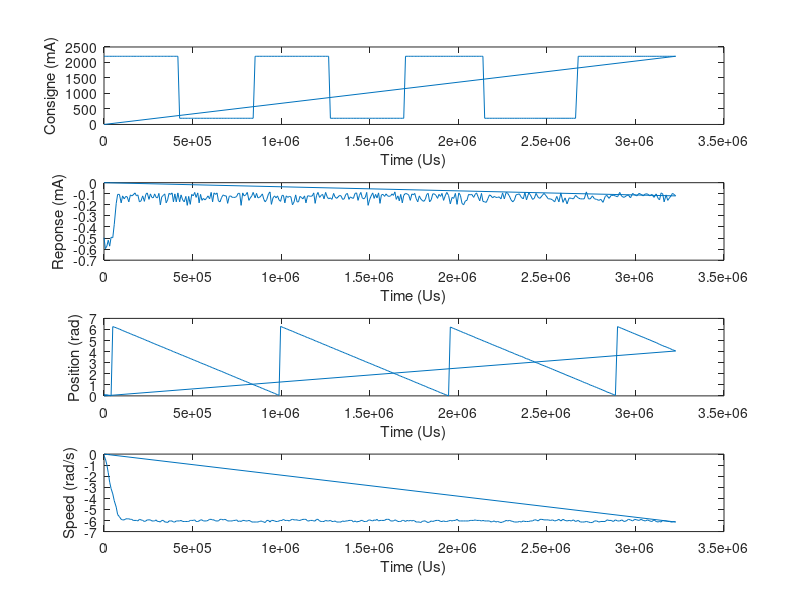

MATLAB code to generate this figure:
%Succeed to open USB2Dynamixel!
data=struct();
data.description_experience="Consigne de couple sinusoidale, avec asservissement";
data.values=zeros(10000,6);% Indices des colonnes de données
data.col_time=1;
data.col_position=2;
data.col_vitesse=3;
data.col_current=4;
data.col_load=5;
data.col_consigne=6;
i=0;
%Press Enter key to continue!(press ESC and Enter to quit)

i=i+1;data.values(i,:)=[0,0.121214,-0.143807,-0.497129,2.680000,2200];
i=i+1;data.values(i,:)=[7996,0.112008,-0.431421,-0.596104,2.700000,2200];
i=i+1;data.values(i,:)=[16004,0.093596,-0.958713,-0.573610,2.800000,2200];
i=i+1;data.values(i,:)=[23993,0.070580,-1.677747,-0.519623,2.800000,2200];
i=i+1;data.values(i,:)=[32077,0.044496,-2.540589,-0.573610,2.800000,2200];
i=i+1;data.values(i,:)=[40007,0.007672,-3.115817,-0.492630,2.720000,2200];
i=i+1;data.values(i,:)=[49497,6.255567,-3.595174,-0.497129,2.940000,2200];
i=i+1;data.values(i,:)=[58000,6.208002,-4.218338,-0.375658,3.020000,2200];
i=i+1;data.values(i,:)=[69028,6.154299,-4.793564,-0.186704,2.750000,2200];
i=i+1;data.values(i,:)=[76992,6.086788,-5.464664,-0.105724,2.210000,2200];
i=i+1;data.values(i,:)=[86999,6.037688,-5.656406,-0.105724,2.010000,2200];
i=i+1;data.values(i,:)=[97000,5.965573,-5.896085,-0.182205,1.960000,2200];
i=i+1;data.values(i,:)=[105000,5.901131,-5.944021,-0.119221,1.960000,2200];
i=i+1;data.values(i,:)=[113997,5.845894,-5.944021,-0.146214,1.920000,2200];
i=i+1;data.values(i,:)=[122995,5.786054,-5.848149,-0.123720,1.920000,2200];
i=i+1;data.values(i,:)=[131004,5.729283,-5.848149,-0.128219,1.840000,2200];
i=i+1;data.values(i,:)=[139997,5.675581,-5.848149,-0.173208,1.880000,2200];
i=i+1;data.values(i,:)=[149048,5.615741,-5.896085,-0.110223,1.880000,2200];
i=i+1;data.values(i,:)=[156999,5.555901,-5.896085,-0.119221,1.840000,2200];
i=i+1;data.values(i,:)=[164999,5.500664,-5.991956,-0.110223,1.920000,2200];
i=i+1;data.values(i,:)=[174997,5.454633,-5.991956,-0.092227,1.920000,2200];
i=i+1;data.values(i,:)=[182995,5.385588,-5.991956,-0.119221,1.920000,2200];
i=i+1;data.values(i,:)=[191002,5.333419,-6.039892,-0.110223,1.920000,2200];
i=i+1;data.values(i,:)=[200001,5.276649,-5.896085,-0.173208,1.840000,2200];
i=i+1;data.values(i,:)=[209000,5.216808,-5.944021,-0.164210,1.840000,2200];
i=i+1;data.values(i,:)=[218388,5.161572,-5.991956,-0.119221,1.760000,2200];
i=i+1;data.values(i,:)=[227997,5.094060,-6.087827,-0.168709,1.880000,2200];
i=i+1;data.values(i,:)=[235996,5.031151,-6.039892,-0.105724,1.800000,2200];
i=i+1;data.values(i,:)=[243996,4.980518,-5.944021,-0.092227,1.800000,2200];
i=i+1;data.values(i,:)=[254003,4.926815,-5.944021,-0.150713,1.800000,2200];
i=i+1;data.values(i,:)=[261999,4.859303,-5.944021,-0.101225,1.800000,2200];
i=i+1;data.values(i,:)=[270000,4.805601,-6.039892,-0.132718,1.840000,2200];
i=i+1;data.values(i,:)=[277995,4.753433,-6.039892,-0.137216,1.840000,2200];
i=i+1;data.values(i,:)=[285997,4.698196,-6.039892,-0.101225,1.760000,2200];
i=i+1;data.values(i,:)=[293997,4.647563,-5.944021,-0.132718,1.760000,2200];
i=i+1;data.values(i,:)=[301992,4.595394,-6.087827,-0.137216,1.840000,2200];
i=i+1;data.values(i,:)=[309995,4.540158,-6.087827,-0.096726,1.840000,2200];
i=i+1;data.values(i,:)=[318010,4.486455,-6.135763,-0.200201,1.760000,2200];
i=i+1;data.values(i,:)=[325999,4.435822,-5.991956,-0.128219,1.760000,2200];
i=i+1;data.values(i,:)=[335040,4.383654,-5.991956,-0.114722,1.840000,2200];
i=i+1;data.values(i,:)=[342995,4.323813,-6.135763,-0.101225,1.840000,2200];
i=i+1;data.values(i,:)=[351001,4.270111,-6.135763,-0.182205,1.800000,2200];
i=i+1;data.values(i,:)=[359000,4.216409,-6.183698,-0.155212,1.710000,2200];
i=i+1;data.values(i,:)=[366994,4.165775,-6.039892,-0.096726,1.710000,2200];
i=i+1;data.values(i,:)=[375998,4.112072,-6.039892,-0.105724,1.710000,2200];
i=i+1;data.values(i,:)=[384379,4.050698,-6.039892,-0.092227,1.800000,2200];
i=i+1;data.values(i,:)=[391994,3.996996,-6.135763,-0.173208,1.800000,2200];
i=i+1;data.values(i,:)=[399998,3.941759,-6.135763,-0.101225,1.710000,2200];
i=i+1;data.values(i,:)=[407995,3.892660,-6.039892,-0.173208,1.710000,2200];
i=i+1;data.values(i,:)=[416992,3.838957,-6.039892,-0.092227,1.760000,2200];
i=i+1;data.values(i,:)=[426995,3.760705,-6.039892,-0.173208,1.710000,200];
i=i+1;data.values(i,:)=[434994,3.713140,-5.991956,-0.110223,1.710000,200];
i=i+1;data.values(i,:)=[443993,3.657903,-6.087827,-0.155212,1.760000,200];
i=i+1;data.values(i,:)=[452992,3.599598,-6.087827,-0.173208,1.800000,200];
i=i+1;data.values(i,:)=[461998,3.539758,-6.087827,-0.123720,1.760000,200];
i=i+1;data.values(i,:)=[469998,3.486056,-6.087827,-0.204700,1.880000,200];
i=i+1;data.values(i,:)=[477998,3.433887,-6.087827,-0.123720,1.840000,200];
i=i+1;data.values(i,:)=[487012,3.377116,-5.991956,-0.195702,1.800000,200];
i=i+1;data.values(i,:)=[495013,3.317276,-5.991956,-0.105724,1.760000,200];
i=i+1;data.values(i,:)=[504007,3.263574,-5.991956,-0.119221,1.800000,200];
i=i+1;data.values(i,:)=[511997,3.203734,-5.944021,-0.087729,1.760000,200];
i=i+1;data.values(i,:)=[519993,3.154635,-6.087827,-0.132718,1.840000,200];
i=i+1;data.values(i,:)=[529239,3.100932,-6.087827,-0.092227,1.840000,200];
i=i+1;data.values(i,:)=[536997,3.041092,-6.039892,-0.182205,1.840000,200];
i=i+1;data.values(i,:)=[544999,2.984321,-5.944021,-0.105724,1.800000,200];
i=i+1;data.values(i,:)=[552992,2.932153,-5.944021,-0.159711,1.800000,200];
i=i+1;data.values(i,:)=[560994,2.884588,-6.039892,-0.141715,1.840000,200];
i=i+1;data.values(i,:)=[570011,2.829351,-6.039892,-0.155212,1.880000,200];
i=i+1;data.values(i,:)=[578495,2.771046,-6.039892,-0.141715,1.880000,200];
i=i+1;data.values(i,:)=[586995,2.709671,-5.991956,-0.119221,1.880000,200];
i=i+1;data.values(i,:)=[595999,2.654435,-5.896085,-0.146214,1.840000,200];
i=i+1;data.values(i,:)=[604992,2.594595,-5.896085,-0.087729,1.760000,200];
i=i+1;data.values(i,:)=[612994,2.539358,-5.944021,-0.173208,1.800000,200];
i=i+1;data.values(i,:)=[621011,2.485656,-5.944021,-0.092227,1.800000,200];
i=i+1;data.values(i,:)=[630001,2.430419,-6.039892,-0.105724,1.880000,200];
i=i+1;data.values(i,:)=[637997,2.372113,-6.039892,-0.092227,1.880000,200];
i=i+1;data.values(i,:)=[645993,2.318411,-6.039892,-0.164210,1.880000,200];
i=i+1;data.values(i,:)=[654992,2.269311,-5.896085,-0.173208,1.840000,200];
i=i+1;data.values(i,:)=[663993,2.207937,-5.896085,-0.132718,1.800000,200];
i=i+1;data.values(i,:)=[672992,2.148098,-5.944021,-0.110223,1.800000,200];
i=i+1;data.values(i,:)=[681995,2.088258,-5.896085,-0.119221,1.800000,200];
i=i+1;data.values(i,:)=[689993,2.028418,-5.944021,-0.119221,1.800000,200];
i=i+1;data.values(i,:)=[697995,1.974715,-6.039892,-0.186704,1.840000,200];
i=i+1;data.values(i,:)=[706993,1.921013,-6.039892,-0.123720,1.840000,200];
i=i+1;data.values(i,:)=[715021,1.859639,-6.039892,-0.119221,1.840000,200];
i=i+1;data.values(i,:)=[724011,1.805936,-6.039892,-0.132718,1.880000,200];
i=i+1;data.values(i,:)=[732001,1.746096,-5.991956,-0.132718,1.800000,200];
i=i+1;data.values(i,:)=[740997,1.695463,-5.991956,-0.132718,1.760000,200];
i=i+1;data.values(i,:)=[748999,1.634089,-5.944021,-0.123720,1.760000,200];
i=i+1;data.values(i,:)=[756995,1.580386,-6.087827,-0.096726,1.840000,200];
i=i+1;data.values(i,:)=[765997,1.528218,-6.039892,-0.096726,1.840000,200];
i=i+1;data.values(i,:)=[773996,1.466844,-6.087827,-0.204700,1.840000,200];
i=i+1;data.values(i,:)=[782995,1.413141,-5.991956,-0.092227,1.760000,200];
i=i+1;data.values(i,:)=[790993,1.353301,-5.991956,-0.119221,1.760000,200];
i=i+1;data.values(i,:)=[799995,1.302668,-6.039892,-0.110223,1.710000,200];
i=i+1;data.values(i,:)=[809000,1.242828,-6.039892,-0.087729,1.710000,200];
i=i+1;data.values(i,:)=[817996,1.182988,-5.991956,-0.159711,1.760000,200];
i=i+1;data.values(i,:)=[825995,1.123148,-6.039892,-0.137216,1.710000,200];
i=i+1;data.values(i,:)=[834291,1.077117,-6.135763,-0.119221,1.800000,200];
i=i+1;data.values(i,:)=[842013,1.015743,-6.135763,-0.087729,1.800000,200];
i=i+1;data.values(i,:)=[852992,0.954369,-6.135763,-0.137216,1.800000,2200];
i=i+1;data.values(i,:)=[861000,0.894529,-6.135763,-0.096726,1.800000,2200];
i=i+1;data.values(i,:)=[868995,0.840827,-6.135763,-0.137216,1.800000,2200];
i=i+1;data.values(i,:)=[878001,0.790193,-6.087827,-0.132718,1.760000,2200];
i=i+1;data.values(i,:)=[885994,0.730353,-6.039892,-0.119221,1.710000,2200];
i=i+1;data.values(i,:)=[894004,0.678185,-6.087827,-0.101225,1.670000,2200];
i=i+1;data.values(i,:)=[901999,0.622948,-6.135763,-0.150713,1.800000,2200];
i=i+1;data.values(i,:)=[909999,0.569246,-6.183698,-0.173208,1.800000,2200];
i=i+1;data.values(i,:)=[918991,0.510940,-5.991956,-0.150713,1.670000,2200];
i=i+1;data.values(i,:)=[928629,0.457238,-5.991956,-0.101225,1.710000,2200];
i=i+1;data.values(i,:)=[936999,0.391261,-6.135763,-0.083230,1.800000,2200];
i=i+1;data.values(i,:)=[944992,0.337558,-5.991956,-0.195702,1.710000,2200];
i=i+1;data.values(i,:)=[953992,0.283856,-5.991956,-0.137216,1.760000,2200];
i=i+1;data.values(i,:)=[963006,0.222482,-6.039892,-0.119221,1.760000,2200];
i=i+1;data.values(i,:)=[971010,0.162642,-6.087827,-0.137216,1.800000,2200];
i=i+1;data.values(i,:)=[979458,0.108939,-6.087827,-0.119221,1.880000,2200];
i=i+1;data.values(i,:)=[988007,0.053702,-6.039892,-0.155212,1.840000,2200];
i=i+1;data.values(i,:)=[996994,6.280117,-5.991956,-0.168709,1.880000,2200];
i=i+1;data.values(i,:)=[1005012,6.218742,-5.991956,-0.114722,1.800000,2200];
i=i+1;data.values(i,:)=[1012995,6.168108,-5.896085,-0.114722,1.840000,2200];
i=i+1;data.values(i,:)=[1020994,6.114407,-5.991956,-0.182205,1.880000,2200];
i=i+1;data.values(i,:)=[1029002,6.062238,-5.991956,-0.119221,1.880000,2200];
i=i+1;data.values(i,:)=[1037991,6.007001,-5.991956,-0.132718,1.800000,2200];
i=i+1;data.values(i,:)=[1045992,5.945627,-6.039892,-0.123720,1.800000,2200];
i=i+1;data.values(i,:)=[1054993,5.896528,-5.944021,-0.128219,1.800000,2200];
i=i+1;data.values(i,:)=[1063993,5.835154,-5.896085,-0.200201,1.840000,2200];
i=i+1;data.values(i,:)=[1072992,5.775313,-5.944021,-0.173208,1.840000,2200];
i=i+1;data.values(i,:)=[1081994,5.715474,-5.944021,-0.110223,1.800000,2200];
i=i+1;data.values(i,:)=[1089994,5.654100,-5.944021,-0.173208,1.800000,2200];
i=i+1;data.values(i,:)=[1097997,5.601932,-5.991956,-0.173208,1.880000,2200];
i=i+1;data.values(i,:)=[1105999,5.554367,-5.991956,-0.123720,1.920000,2200];
i=i+1;data.values(i,:)=[1113995,5.496061,-5.944021,-0.132718,1.840000,2200];
i=i+1;data.values(i,:)=[1123010,5.442359,-5.896085,-0.146214,1.800000,2200];
i=i+1;data.values(i,:)=[1131996,5.382519,-5.896085,-0.119221,1.800000,2200];
i=i+1;data.values(i,:)=[1140016,5.321145,-5.896085,-0.182205,1.800000,2200];
i=i+1;data.values(i,:)=[1148997,5.268976,-6.039892,-0.119221,1.880000,2200];
i=i+1;data.values(i,:)=[1157003,5.215274,-6.039892,-0.119221,1.880000,2200];
i=i+1;data.values(i,:)=[1165012,5.161572,-5.991956,-0.123720,1.920000,2200];
i=i+1;data.values(i,:)=[1176000,5.103266,-5.991956,-0.119221,1.920000,2200];
i=i+1;data.values(i,:)=[1183999,5.034220,-6.039892,-0.092227,1.880000,2200];
i=i+1;data.values(i,:)=[1191994,4.978983,-6.039892,-0.186704,1.800000,2200];
i=i+1;data.values(i,:)=[1199995,4.929884,-5.896085,-0.114722,1.800000,2200];
i=i+1;data.values(i,:)=[1207992,4.876182,-5.896085,-0.087729,1.800000,2200];
i=i+1;data.values(i,:)=[1216995,4.822479,-6.039892,-0.132718,1.880000,2200];
i=i+1;data.values(i,:)=[1225996,4.761105,-6.087827,-0.114722,1.880000,2200];
i=i+1;data.values(i,:)=[1234004,4.701265,-6.087827,-0.105724,1.800000,2200];
i=i+1;data.values(i,:)=[1241995,4.647563,-6.087827,-0.146214,1.760000,2200];
i=i+1;data.values(i,:)=[1250992,4.596929,-5.991956,-0.087729,1.760000,2200];
i=i+1;data.values(i,:)=[1260000,4.537089,-6.039892,-0.128219,1.710000,2200];
i=i+1;data.values(i,:)=[1268011,4.475715,-6.039892,-0.146214,1.760000,2200];
i=i+1;data.values(i,:)=[1277997,4.405134,-5.991956,-0.137216,1.710000,200];
i=i+1;data.values(i,:)=[1287011,4.354501,-6.087827,-0.150713,1.710000,200];
i=i+1;data.values(i,:)=[1296015,4.293127,-6.087827,-0.096726,1.710000,200];
i=i+1;data.values(i,:)=[1303992,4.233286,-6.039892,-0.128219,1.710000,200];
i=i+1;data.values(i,:)=[1312998,4.181118,-6.135763,-0.141715,1.710000,200];
i=i+1;data.values(i,:)=[1321992,4.125882,-6.135763,-0.128219,1.840000,200];
i=i+1;data.values(i,:)=[1330001,4.066041,-6.135763,-0.114722,1.800000,200];
i=i+1;data.values(i,:)=[1337998,4.010805,-6.135763,-0.119221,1.840000,200];
i=i+1;data.values(i,:)=[1346999,3.955568,-6.039892,-0.150713,1.710000,200];
i=i+1;data.values(i,:)=[1355992,3.894194,-6.087827,-0.146214,1.670000,200];
i=i+1;data.values(i,:)=[1364994,3.832820,-6.039892,-0.105724,1.760000,200];
i=i+1;data.values(i,:)=[1374012,3.779117,-6.039892,-0.096726,1.710000,200];
i=i+1;data.values(i,:)=[1382725,3.720812,-5.991956,-0.150713,1.760000,200];
i=i+1;data.values(i,:)=[1390503,3.659438,-5.991956,-0.128219,1.710000,200];
i=i+1;data.values(i,:)=[1398998,3.607270,-5.991956,-0.137216,1.760000,200];
i=i+1;data.values(i,:)=[1408015,3.553567,-6.135763,-0.141715,1.800000,200];
i=i+1;data.values(i,:)=[1416991,3.493727,-6.039892,-0.096726,1.840000,200];
i=i+1;data.values(i,:)=[1425997,3.435422,-6.135763,-0.092227,1.840000,200];
i=i+1;data.values(i,:)=[1433997,3.374048,-6.087827,-0.159711,1.840000,200];
i=i+1;data.values(i,:)=[1441995,3.320345,-6.087827,-0.114722,1.760000,200];
i=i+1;data.values(i,:)=[1449996,3.269711,-5.991956,-0.087729,1.760000,200];
i=i+1;data.values(i,:)=[1457998,3.216009,-5.991956,-0.137216,1.840000,200];
i=i+1;data.values(i,:)=[1467017,3.162307,-6.087827,-0.146214,1.880000,200];
i=i+1;data.values(i,:)=[1475013,3.100932,-6.087827,-0.132718,1.840000,200];
i=i+1;data.values(i,:)=[1482998,3.047230,-6.087827,-0.087729,1.760000,200];
i=i+1;data.values(i,:)=[1491014,2.998130,-5.991956,-0.204700,1.760000,200];
i=i+1;data.values(i,:)=[1498996,2.944428,-5.944021,-0.155212,1.880000,200];
i=i+1;data.values(i,:)=[1507993,2.892260,-5.991956,-0.119221,1.880000,200];
i=i+1;data.values(i,:)=[1516997,2.830886,-6.039892,-0.092227,1.920000,200];
i=i+1;data.values(i,:)=[1524991,2.771046,-5.944021,-0.141715,1.920000,200];
i=i+1;data.values(i,:)=[1533001,2.718878,-5.991956,-0.105724,1.880000,200];
i=i+1;data.values(i,:)=[1540995,2.668244,-5.896085,-0.137216,1.840000,200];
i=i+1;data.values(i,:)=[1549993,2.616076,-6.039892,-0.092227,1.920000,200];
i=i+1;data.values(i,:)=[1557999,2.556236,-5.991956,-0.186704,1.880000,200];
i=i+1;data.values(i,:)=[1565996,2.500999,-5.991956,-0.110223,1.920000,200];
i=i+1;data.values(i,:)=[1575010,2.445762,-5.991956,-0.105724,1.880000,200];
i=i+1;data.values(i,:)=[1583997,2.387457,-5.991956,-0.123720,1.840000,200];
i=i+1;data.values(i,:)=[1591994,2.327617,-5.896085,-0.101225,1.840000,200];
i=i+1;data.values(i,:)=[1600997,2.276983,-5.896085,-0.119221,1.840000,200];
i=i+1;data.values(i,:)=[1608997,2.217144,-5.896085,-0.123720,1.800000,200];
i=i+1;data.values(i,:)=[1617993,2.161907,-6.039892,-0.119221,1.920000,200];
i=i+1;data.values(i,:)=[1625995,2.102067,-6.039892,-0.101225,1.880000,200];
i=i+1;data.values(i,:)=[1633998,2.054502,-6.039892,-0.114722,1.880000,200];
i=i+1;data.values(i,:)=[1641997,1.999265,-5.944021,-0.083230,1.800000,200];
i=i+1;data.values(i,:)=[1649997,1.945563,-5.991956,-0.150713,1.760000,200];
i=i+1;data.values(i,:)=[1658994,1.891860,-6.087827,-0.119221,1.800000,200];
i=i+1;data.values(i,:)=[1667015,1.830486,-6.087827,-0.164210,1.840000,200];
i=i+1;data.values(i,:)=[1675018,1.776784,-6.087827,-0.105724,1.880000,200];
i=i+1;data.values(i,:)=[1684000,1.723081,-5.991956,-0.182205,1.760000,200];
i=i+1;data.values(i,:)=[1692013,1.666310,-5.991956,-0.114722,1.760000,200];
i=i+1;data.values(i,:)=[1701995,1.601867,-6.087827,-0.096726,1.840000,2200];
i=i+1;data.values(i,:)=[1711031,1.546630,-5.991956,-0.101225,1.760000,2200];
i=i+1;data.values(i,:)=[1719994,1.485256,-6.039892,-0.110223,1.710000,2200];
i=i+1;data.values(i,:)=[1729065,1.431554,-5.991956,-0.159711,1.760000,2200];
i=i+1;data.values(i,:)=[1737996,1.370179,-6.039892,-0.101225,1.710000,2200];
i=i+1;data.values(i,:)=[1745995,1.310339,-5.991956,-0.110223,1.760000,2200];
i=i+1;data.values(i,:)=[1753998,1.256637,-6.039892,-0.096726,1.670000,2200];
i=i+1;data.values(i,:)=[1761994,1.202935,-6.135763,-0.141715,1.800000,2200];
i=i+1;data.values(i,:)=[1770991,1.149232,-6.135763,-0.173208,1.760000,2200];
i=i+1;data.values(i,:)=[1780000,1.089392,-6.135763,-0.119221,1.800000,2200];
i=i+1;data.values(i,:)=[1788006,1.029552,-6.183698,-0.146214,1.760000,2200];
i=i+1;data.values(i,:)=[1795993,0.978919,-6.087827,-0.159711,1.710000,2200];
i=i+1;data.values(i,:)=[1804992,0.925216,-6.039892,-0.168709,1.710000,2200];
i=i+1;data.values(i,:)=[1813997,0.863842,-6.039892,-0.150713,1.710000,2200];
i=i+1;data.values(i,:)=[1821999,0.802468,-6.135763,-0.105724,1.760000,2200];
i=i+1;data.values(i,:)=[1830004,0.748765,-6.183698,-0.096726,1.800000,2200];
i=i+1;data.values(i,:)=[1837994,0.695063,-6.135763,-0.173208,1.710000,2200];
i=i+1;data.values(i,:)=[1846993,0.645964,-6.039892,-0.155212,1.670000,2200];
i=i+1;data.values(i,:)=[1855992,0.584589,-6.087827,-0.101225,1.710000,2200];
i=i+1;data.values(i,:)=[1864993,0.524750,-6.039892,-0.101225,1.760000,2200];
i=i+1;data.values(i,:)=[1873992,0.464910,-5.991956,-0.114722,1.760000,2200];
i=i+1;data.values(i,:)=[1882997,0.403535,-5.991956,-0.141715,1.760000,2200];
i=i+1;data.values(i,:)=[1890993,0.345230,-5.991956,-0.105724,1.760000,2200];
i=i+1;data.values(i,:)=[1899993,0.289993,-6.087827,-0.123720,1.840000,2200];
i=i+1;data.values(i,:)=[1907992,0.236291,-6.087827,-0.096726,1.840000,2200];
i=i+1;data.values(i,:)=[1916994,0.184123,-6.039892,-0.159711,1.840000,2200];
i=i+1;data.values(i,:)=[1925995,0.122748,-6.087827,-0.119221,1.840000,2200];
i=i+1;data.values(i,:)=[1934998,0.062909,-6.087827,-0.087729,1.880000,2200];
i=i+1;data.values(i,:)=[1944999,0.001534,-6.039892,-0.114722,1.920000,2200];
i=i+1;data.values(i,:)=[1954992,6.220277,-5.991956,-0.191203,1.920000,2200];
i=i+1;data.values(i,:)=[1965013,6.151231,-6.039892,-0.132718,1.800000,2200];
i=i+1;data.values(i,:)=[1974011,6.085253,-5.991956,-0.141715,1.800000,2200];
i=i+1;data.values(i,:)=[1983636,6.023879,-5.991956,-0.096726,1.760000,2200];
i=i+1;data.values(i,:)=[1992997,5.964039,-5.896085,-0.195702,1.800000,2200];
i=i+1;data.values(i,:)=[2002991,5.896528,-6.039892,-0.092227,1.920000,2200];
i=i+1;data.values(i,:)=[2011999,5.832085,-6.039892,-0.114722,1.880000,2200];
i=i+1;data.values(i,:)=[2021011,5.772245,-6.039892,-0.186704,1.880000,2200];
i=i+1;data.values(i,:)=[2030000,5.712405,-6.039892,-0.200201,1.880000,2200];
i=i+1;data.values(i,:)=[2039996,5.649497,-6.039892,-0.164210,1.880000,2200];
i=i+1;data.values(i,:)=[2048997,5.589657,-6.039892,-0.159711,1.880000,2200];
i=i+1;data.values(i,:)=[2057997,5.528283,-6.039892,-0.105724,1.920000,2200];
i=i+1;data.values(i,:)=[2066992,5.469977,-5.991956,-0.110223,1.920000,2200];
i=i+1;data.values(i,:)=[2076029,5.408603,-5.991956,-0.105724,1.920000,2200];
i=i+1;data.values(i,:)=[2087010,5.347229,-5.991956,-0.132718,1.920000,2200];
i=i+1;data.values(i,:)=[2095012,5.275114,-5.944021,-0.105724,1.920000,2200];
i=i+1;data.values(i,:)=[2102992,5.221411,-5.991956,-0.092227,1.920000,2200];
i=i+1;data.values(i,:)=[2112001,5.166174,-5.991956,-0.128219,1.880000,2200];
i=i+1;data.values(i,:)=[2121011,5.106335,-5.991956,-0.164210,1.880000,2200];
i=i+1;data.values(i,:)=[2130994,5.046495,-6.039892,-0.096726,1.920000,2200];
i=i+1;data.values(i,:)=[2138992,4.985121,-5.991956,-0.168709,1.800000,2200];
i=i+1;data.values(i,:)=[2148993,4.917609,-6.039892,-0.173208,1.880000,200];
i=i+1;data.values(i,:)=[2158011,4.865441,-6.039892,-0.177707,1.880000,200];
i=i+1;data.values(i,:)=[2168012,4.804067,-6.039892,-0.141715,1.880000,200];
i=i+1;data.values(i,:)=[2175996,4.736555,-6.039892,-0.110223,1.840000,200];
i=i+1;data.values(i,:)=[2185224,4.684387,-6.135763,-0.119221,1.800000,200];
i=i+1;data.values(i,:)=[2193997,4.623013,-6.087827,-0.137216,1.840000,200];
i=i+1;data.values(i,:)=[2203011,4.563173,-6.039892,-0.123720,1.840000,200];
i=i+1;data.values(i,:)=[2212013,4.501799,-6.135763,-0.132718,1.840000,200];
i=i+1;data.values(i,:)=[2222000,4.440424,-6.087827,-0.132718,1.840000,200];
i=i+1;data.values(i,:)=[2231262,4.382119,-6.135763,-0.128219,1.760000,200];
i=i+1;data.values(i,:)=[2240991,4.319211,-6.183698,-0.146214,1.840000,200];
i=i+1;data.values(i,:)=[2249993,4.254767,-6.135763,-0.092227,1.840000,200];
i=i+1;data.values(i,:)=[2259998,4.194928,-6.087827,-0.146214,1.840000,200];
i=i+1;data.values(i,:)=[2269992,4.127416,-5.991956,-0.087729,1.710000,200];
i=i+1;data.values(i,:)=[2279001,4.059905,-6.039892,-0.096726,1.760000,200];
i=i+1;data.values(i,:)=[2287992,3.998530,-5.991956,-0.119221,1.760000,200];
i=i+1;data.values(i,:)=[2297993,3.938690,-6.039892,-0.155212,1.710000,200];
i=i+1;data.values(i,:)=[2307992,3.878850,-6.087827,-0.173208,1.840000,200];
i=i+1;data.values(i,:)=[2316997,3.808270,-6.135763,-0.155212,1.800000,200];
i=i+1;data.values(i,:)=[2325995,3.746896,-6.135763,-0.110223,1.800000,200];
i=i+1;data.values(i,:)=[2335997,3.687056,-6.135763,-0.105724,1.800000,200];
i=i+1;data.values(i,:)=[2345000,3.621079,-6.087827,-0.101225,1.840000,200];
i=i+1;data.values(i,:)=[2355991,3.567376,-6.135763,-0.132718,1.760000,200];
i=i+1;data.values(i,:)=[2366994,3.493727,-6.039892,-0.146214,1.800000,200];
i=i+1;data.values(i,:)=[2375994,3.418544,-6.087827,-0.087729,1.840000,200];
i=i+1;data.values(i,:)=[2384999,3.357170,-6.087827,-0.155212,1.800000,200];
i=i+1;data.values(i,:)=[2397964,3.297330,-6.087827,-0.092227,1.760000,200];
i=i+1;data.values(i,:)=[2407012,3.216009,-6.039892,-0.110223,1.760000,200];
i=i+1;data.values(i,:)=[2418991,3.156169,-6.039892,-0.150713,1.840000,200];
i=i+1;data.values(i,:)=[2428994,3.071779,-5.944021,-0.141715,1.800000,200];
i=i+1;data.values(i,:)=[2439011,3.005802,-5.944021,-0.096726,1.760000,200];
i=i+1;data.values(i,:)=[2450995,2.945962,-6.039892,-0.132718,1.840000,200];
i=i+1;data.values(i,:)=[2460995,2.863107,-5.896085,-0.141715,1.800000,200];
i=i+1;data.values(i,:)=[2471993,2.794061,-5.896085,-0.119221,1.920000,200];
i=i+1;data.values(i,:)=[2484015,2.725015,-5.944021,-0.096726,1.920000,200];
i=i+1;data.values(i,:)=[2495993,2.645229,-5.944021,-0.119221,1.920000,200];
i=i+1;data.values(i,:)=[2508011,2.568511,-5.944021,-0.146214,1.800000,200];
i=i+1;data.values(i,:)=[2519994,2.484121,-5.991956,-0.146214,1.840000,200];
i=i+1;data.values(i,:)=[2531998,2.408938,-5.944021,-0.155212,1.800000,200];
i=i+1;data.values(i,:)=[2543997,2.326083,-6.039892,-0.173208,1.840000,200];
i=i+1;data.values(i,:)=[2556011,2.246296,-5.991956,-0.123720,1.880000,200];
i=i+1;data.values(i,:)=[2568012,2.169579,-5.896085,-0.173208,1.800000,200];
i=i+1;data.values(i,:)=[2579000,2.091326,-6.039892,-0.092227,1.880000,200];
i=i+1;data.values(i,:)=[2591011,2.019212,-5.896085,-0.177707,1.880000,200];
i=i+1;data.values(i,:)=[2602992,1.934822,-5.991956,-0.137216,1.800000,200];
i=i+1;data.values(i,:)=[2613993,1.855036,-6.039892,-0.191203,1.920000,200];
i=i+1;data.values(i,:)=[2625994,1.782921,-5.991956,-0.137216,1.760000,200];
i=i+1;data.values(i,:)=[2637999,1.703135,-6.039892,-0.141715,1.840000,200];
i=i+1;data.values(i,:)=[2649991,1.626417,-5.944021,-0.146214,1.760000,200];
i=i+1;data.values(i,:)=[2661992,1.543561,-6.087827,-0.114722,1.760000,200];
i=i+1;data.values(i,:)=[2677083,1.445363,-5.991956,-0.137216,1.710000,2200];
i=i+1;data.values(i,:)=[2688991,1.368645,-6.135763,-0.146214,1.710000,2200];
i=i+1;data.values(i,:)=[2701013,1.285790,-6.135763,-0.146214,1.760000,2200];
i=i+1;data.values(i,:)=[2710996,1.209072,-6.135763,-0.146214,1.800000,2200];
i=i+1;data.values(i,:)=[2722992,1.141560,-6.087827,-0.083230,1.670000,2200];
i=i+1;data.values(i,:)=[2734995,1.060240,-6.135763,-0.146214,1.710000,2200];
i=i+1;data.values(i,:)=[2744993,0.978919,-6.183698,-0.146214,1.800000,2200];
i=i+1;data.values(i,:)=[2757013,0.914476,-6.183698,-0.119221,1.760000,2200];
i=i+1;data.values(i,:)=[2768992,0.833155,-6.039892,-0.146214,1.800000,2200];
i=i+1;data.values(i,:)=[2780993,0.756437,-6.039892,-0.150713,1.710000,2200];
i=i+1;data.values(i,:)=[2792993,0.670513,-6.135763,-0.159711,1.800000,2200];
i=i+1;data.values(i,:)=[2805014,0.596864,-6.087827,-0.150713,1.710000,2200];
i=i+1;data.values(i,:)=[2817012,0.514009,-6.087827,-0.177707,1.800000,2200];
i=i+1;data.values(i,:)=[2829630,0.432688,-6.087827,-0.123720,1.840000,2200];
i=i+1;data.values(i,:)=[2839000,0.349833,-5.944021,-0.114722,1.800000,2200];
i=i+1;data.values(i,:)=[2850992,0.289993,-5.991956,-0.141715,1.800000,2200];
i=i+1;data.values(i,:)=[2863013,0.211741,-5.991956,-0.114722,1.760000,2200];
i=i+1;data.values(i,:)=[2874992,0.128886,-6.087827,-0.114722,1.880000,2200];
i=i+1;data.values(i,:)=[2886992,0.047565,-5.944021,-0.119221,1.840000,2200];
i=i+1;data.values(i,:)=[2898992,6.255567,-6.039892,-0.128219,1.800000,2200];
i=i+1;data.values(i,:)=[2910994,6.174246,-6.039892,-0.087729,1.920000,2200];
i=i+1;data.values(i,:)=[2923012,6.095994,-5.944021,-0.123720,1.760000,2200];
i=i+1;data.values(i,:)=[2935992,6.013139,-6.087827,-0.132718,1.800000,2200];
i=i+1;data.values(i,:)=[2947992,5.928750,-6.039892,-0.119221,1.880000,2200];
i=i+1;data.values(i,:)=[2959996,5.847428,-5.896085,-0.110223,1.880000,2200];
i=i+1;data.values(i,:)=[2971992,5.770710,-5.944021,-0.137216,1.800000,2200];
i=i+1;data.values(i,:)=[2984013,5.686321,-6.039892,-0.096726,1.880000,2200];
i=i+1;data.values(i,:)=[2995995,5.614206,-5.896085,-0.110223,1.840000,2200];
i=i+1;data.values(i,:)=[3007991,5.528283,-5.944021,-0.119221,1.880000,2200];
i=i+1;data.values(i,:)=[3020005,5.450030,-5.991956,-0.096726,1.920000,2200];
i=i+1;data.values(i,:)=[3031998,5.370244,-5.896085,-0.105724,1.840000,2200];
i=i+1;data.values(i,:)=[3043999,5.295061,-5.991956,-0.119221,1.840000,2200];
i=i+1;data.values(i,:)=[3055992,5.215274,-6.039892,-0.101225,1.920000,2200];
i=i+1;data.values(i,:)=[3068018,5.130885,-5.944021,-0.101225,1.760000,2200];
i=i+1;data.values(i,:)=[3081000,5.052632,-6.039892,-0.119221,1.880000,2200];
i=i+1;data.values(i,:)=[3092997,4.965174,-6.087827,-0.105724,1.840000,2200];
i=i+1;data.values(i,:)=[3104993,4.888456,-5.944021,-0.132718,1.800000,2200];
i=i+1;data.values(i,:)=[3117012,4.810204,-6.087827,-0.101225,1.760000,2200];
i=i+1;data.values(i,:)=[3127998,4.728884,-6.135763,-0.141715,1.840000,2200];
i=i+1;data.values(i,:)=[3136008,4.652165,-6.087827,-0.155212,1.800000,2200];
i=i+1;data.values(i,:)=[3145011,4.598463,-6.135763,-0.092227,1.840000,2200];
i=i+1;data.values(i,:)=[3154038,4.537089,-5.991956,-0.101225,1.800000,2200];
i=i+1;data.values(i,:)=[3161998,4.475715,-6.039892,-0.173208,1.760000,2200];
i=i+1;data.values(i,:)=[3173007,4.425081,-6.039892,-0.110223,1.800000,2200];
i=i+1;data.values(i,:)=[3182367,4.356035,-6.087827,-0.159711,1.800000,2200];
i=i+1;data.values(i,:)=[3191995,4.294661,-6.087827,-0.137216,1.710000,2200];
i=i+1;data.values(i,:)=[3200993,4.228683,-6.135763,-0.119221,1.800000,2200];
i=i+1;data.values(i,:)=[3208994,4.168844,-6.135763,-0.096726,1.840000,2200];
i=i+1;data.values(i,:)=[3217994,4.115141,-6.087827,-0.105724,1.710000,2200];
i=i+1;data.values(i,:)=[3226999,4.055301,-6.135763,-0.119221,1.800000,2200];


figure (1)
clf ()
subplot ( 4, 1, 1 )
plot ( data.values(:,1), data.values(:,6) ); 
xlabel('Time (Us)'); 
ylabel('Consigne (mA)');
subplot ( 4, 1, 2 )
plot ( data.values(:,1), data.values(:,4) ); 
xlabel('Time (Us)'); 
ylabel('Reponse (mA)');
subplot ( 4, 1, 3 )
plot ( data.values(:,1), data.values(:,2) ); 
xlabel('Time (Us)'); 
ylabel('Position (rad)');
subplot ( 4, 1, 4 )
plot ( data.values(:,1), data.values(:,3) ); 
xlabel('Time (Us)'); 
ylabel('Speed (rad/s)');
